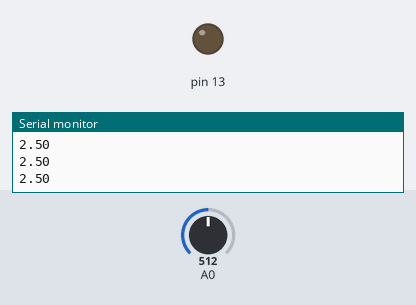
Recording of a sketch running on a simulated Arduino Uno, built with avr-gcc and run on an emulated ATmega328P. Shown: output pins drawn as LEDs (lit = HIGH), the last lines printed to the serial monitor. The inputs (shaded band) are chosen by the test bench; at power-on: A0 = 512.

Above: at 1.2 s.
1.3 s: A0 set to 808
2.8 s: A0 set to 830
At 4.0 s:
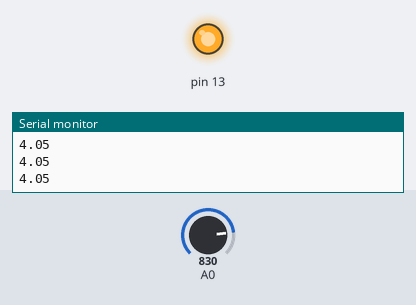
4.3 s: A0 set to 716
At 5.2 s:
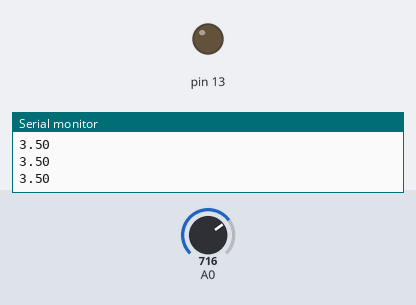
5.8 s: A0 set to 900
At 6.5 s:
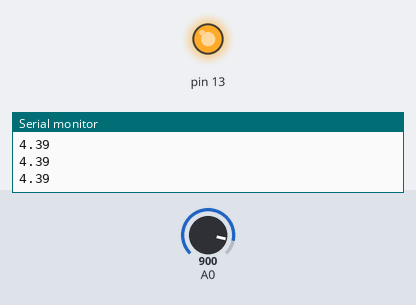
Timing chart, 0 to 8.3 s (numbered marks = the images above; inputs shaded):
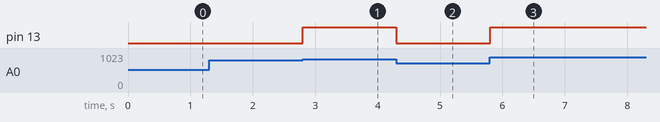

Measured:
- the behaviour switches between 819 and 820 on A0 (found by bisection; images 0 and 1)
- after the input at 2.8 s, pin 13: LOW → HIGH at once
- after the input at 4.3 s, pin 13: HIGH → LOW at once
- after the input at 5.8 s, pin 13: LOW → HIGH at once

The sketch:

Piny_analogowe.ino
```cpp
void setup() {
  Serial.begin(9600);
  while(!Serial);
  pinMode(A0, INPUT);
  pinMode(13, OUTPUT);

}

void loop() {
  float odczyt = analogRead(A0)/1024.00*5;
  if (odczyt > 4.00)
    digitalWrite(13, HIGH);
    else digitalWrite(13, LOW);
  Serial.println(odczyt);
  //delay(1000);
}
```
